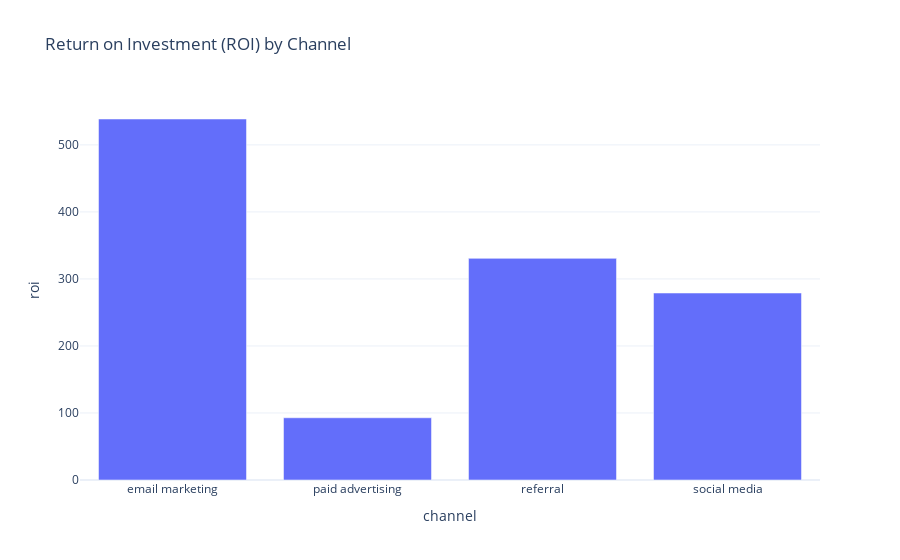

Notebook cell for this chart:
### Code cell
data['roi'] = data['revenue']/data['cost']

roi_by_channel = data.groupby('channel')['roi'].mean().reset_index()

fig = px.bar(roi_by_channel,
            x = 'channel',
            y = 'roi',
            title= 'Return on Investment (ROI) by Channel')

fig.show()

### Figure 1 — Plotly figure (JSON) as saved in the notebook; plotly's stock layout.template omitted (floating-point values rounded to 4 significant figures)
{"data": [{"alignmentgroup": "True", "hovertemplate": "channel=%{x}<br>roi=%{y}<extra></extra>", "legendgroup": "", "marker": {"color": "#636efa", "pattern": {"shape": ""}}, "name": "", "offsetgroup": "", "orientation": "v", "showlegend": false, "textposition": "auto", "type": "bar", "x": ["email marketing", "paid advertising", "referral", "social media"], "xaxis": "x", "y": [538.6, 92.83, 330.7, 279.0], "yaxis": "y"}], "layout": {"autosize": true, "barmode": "relative", "legend": {"tracegroupgap": 0}, "title": {"text": "Return on Investment (ROI) by Channel"}, "xaxis": {"anchor": "y", "autorange": true, "domain": [0, 1], "range": [-0.5, 3.5], "title": {"text": "channel"}, "type": "category"}, "yaxis": {"anchor": "x", "autorange": true, "domain": [0, 1], "range": [0, 567.0], "title": {"text": "roi"}, "type": "linear"}}}
